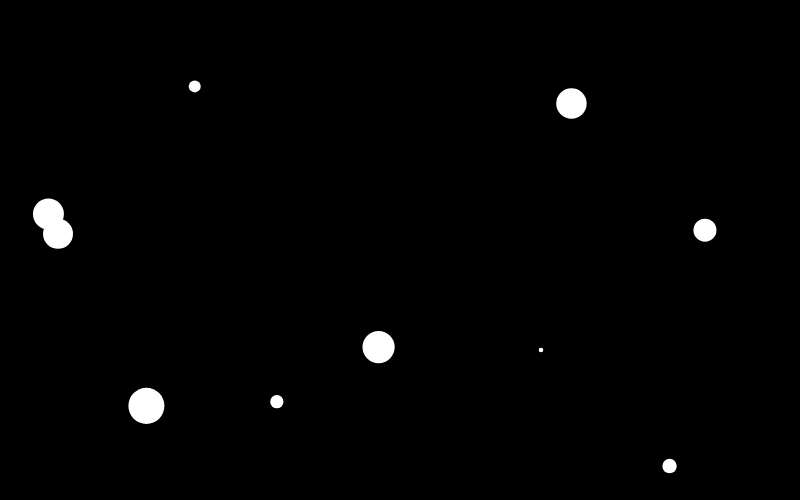
Frame 1 (no input)
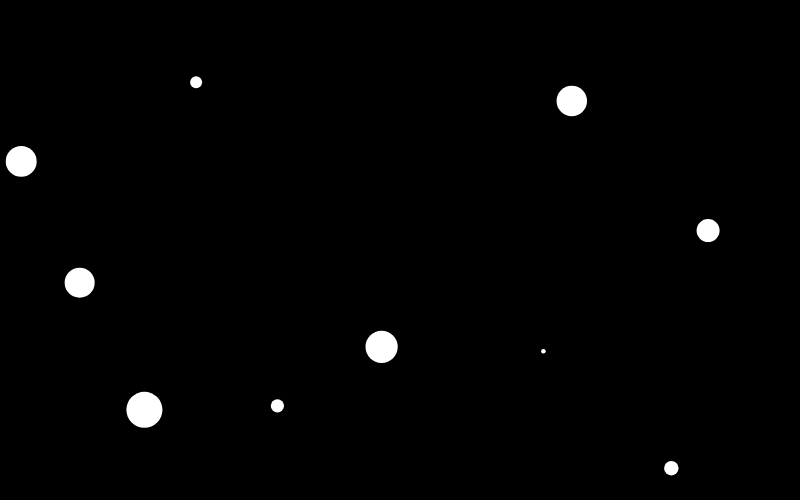
Frame 60 (no input)
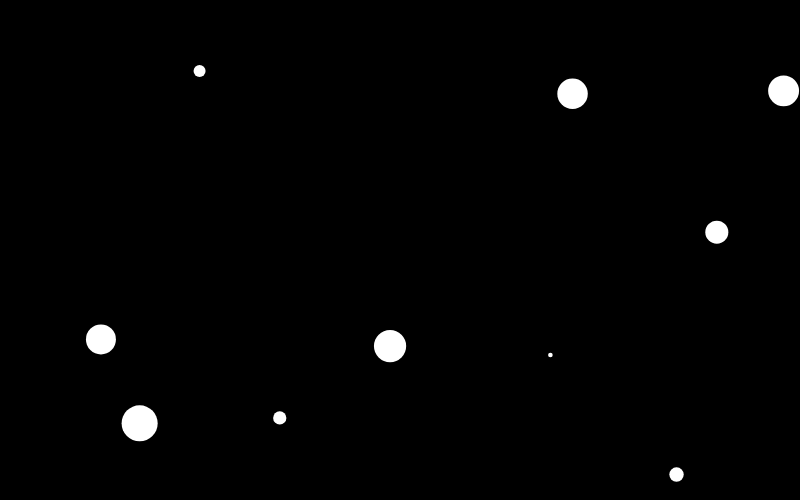
Frame 120 (the mouse pressed at the canvas centre since frame 60)

The p5.js sketch that drew these frames (run headless with seeded random() and noise() and a simulated clock; from frame 60 on, the mouse is pressed at the canvas centre):

// p5.js sketch
// ── sketch.js
let C_GRAVITY = 5;
let particles = [];

function setup() {
  createCanvas(800, 500);
  background(0);

  for (let i = 0; i < 10; i++) {
    particles.push(new Particle(random(width), random(height), random(1, 20)));
  }
}

function draw() {
  background(0);

  for (let i = 0; i < particles.length; i++) {
    let p = particles[i];
    p.repelledFrom(particles);
    p.update();
    p.limitVelocity(5);
    p.reappear();
    p.display();
  }
}

///// CLASS /////

class Particle {
  constructor(x, y, rad) {
    this.pos = createVector(x, y);
    this.vel = createVector(0, 0);
    this.acc = createVector(0, 0);
    this.rad = rad;
    this.mass = rad * 0.5; // MASS!
  }
  update() {
    this.vel.add(this.acc);
    this.pos.add(this.vel);
    this.acc.mult(0);
  }
  applyForce(f) {
    if (this.mass > 0) {
      let force = p5.Vector.div(f, this.mass);
      this.acc.add(force);
    }
  }
  
  repelledFrom(others) {
    // this method is duplicated from attractedTo()
    // then, the force vector is flipped.
    for (let i = 0; i < particles.length; i++) {
      let other = particles[i];
      if (this != other) {
        let distance = this.pos.dist(other.pos);
        let magnitude =
          (C_GRAVITY * this.mass * other.mass) / (distance * distance);
        let force = p5.Vector.sub(other.pos, this.pos);
        force.normalize();
        force.mult(-1); // ***
        force.mult(magnitude);
        this.applyForce(force);
      }
    }
  }
  limitVelocity(mag) {
    this.vel.limit(mag);
  }
  reappear() {
    if (this.pos.x < 0) {
      this.pos.x = width;
    } else if (this.pos.x > width) {
      this.pos.x = 0;
    }
    if (this.pos.y < 0) {
      this.pos.y = height;
    } else if (this.pos.y > height) {
      this.pos.y = 0;
    }
  }
  bounce() {
    // x
    if (this.pos.x < 0) {
      this.pos.x = 0;
      this.vel.x = -this.vel.x;
    } else if (this.pos.x > width) {
      this.pos.x = width;
      this.vel.x = -this.vel.x;
    }
    // y
    if (this.pos.y < 0) {
      this.pos.y = 0;
      this.vel.y = -this.vel.y;
    } else if (this.pos.y > height) {
      this.pos.y = height;
      this.vel.y = -this.vel.y;
    }
  }

  display() {
    push();
    translate(this.pos.x, this.pos.y);
    noStroke(0);
    fill(255);
    circle(0, 0, this.rad * 2);
    pop();
  }
}
